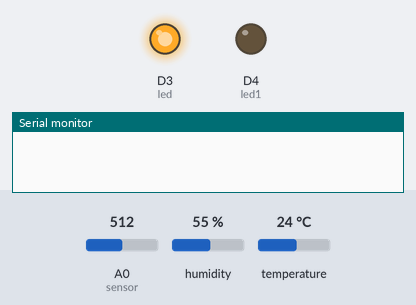
Recording of a sketch running on a simulated ESP8266 (NodeMCU). On the bench: output pins drawn as LEDs (lit = HIGH), the last lines printed to the serial monitor. Inputs (shaded band) come from the test bench; at power-on: A0 (sensor) = 512, humidity 55 %, temperature 24 °C. WiFi joins after 1.5 s; servers stay silent unless stated.

Above: at 0.1 s.
At 1.1 s:
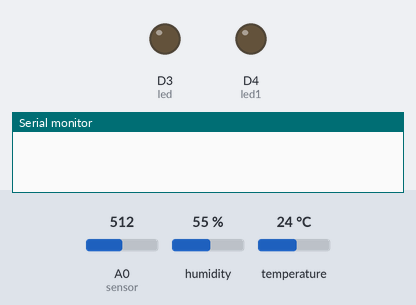
At 7.1 s:
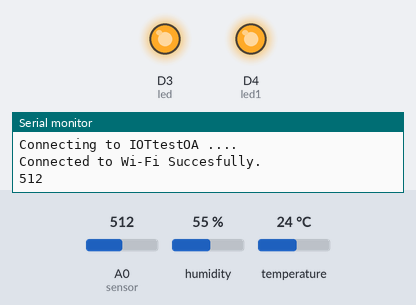
Timing chart, 0 to 8.6 s (numbered marks = the images above):
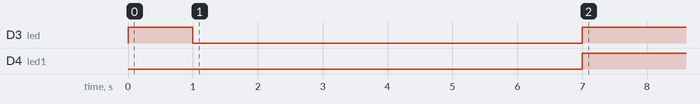

Measured:
- by itself, D3 (led): LOW → HIGH at 0.00 s, → LOW 1.0 s later, → HIGH 6.0 s later
- by itself, D4 (led1): LOW → HIGH at 7.0 s

The sketch:

Prototype_kode_v3.ino
```cpp
#include "ThingSpeak.h" // her inkluderes det libary som der får Thingspeak til at read og write fra Cloud
#include <ESP8266WiFi.h> // her inkluderes det libary som der får WiFi til at fungere på NodeMcu
#include <DHT.h>;

//WI-FI settings
const char ssid[] = "IOTtestOA"; //WI-Fi navn
const char pass[] = "Oliver1234"; //password
WiFiClient client;

//Channel detaljer
unsigned long counterChannelNumber = 1184878;            // Channel ID
const char * myCounterReadAPIKey = "AKG0Y9LIPL4PQZLU"; // Read API Key
const char * myWriteAPIKey = "DUTTUWHN1R5B3CGN";    // Write API Key
const int fieldNumberOne = 1;  // Det field som vi læser fra i Thingspeak
const int fieldNumberTwo = 1;


//Konstanter
#define DHTPIN D2    // what pin we're connected to
#define DHTTYPE DHT22   // DHT 22  (AM2302)
DHT dht(DHTPIN, DHTTYPE); //// Initialize DHT sensor

//Variabler
int chk;
float hum;  //Gemmer fugtighedssensoren værdi
float temp; //Gemmer temperatur værdi

int led = D3 ; //diode variabel
int led1 = D4;


void setup() {

  // put your setup code here, to run once:
  dht.begin(); //starter dht sensor
  Serial.begin(115200);
  WiFi.mode(WIFI_STA); //her startes WiFi Mode for NodeMcu
  ThingSpeak.begin(client); //Thingspeak libary starter WiFi client

  pinMode(led, OUTPUT); // erklære LED som output
  pinMode(led1, OUTPUT);


}

void loop() {
  // put your main code here, to run repeatedly:

  //Tilslutter til WiFi ved brug af tidligere defineret variabler SSID og pass
  if (WiFi.status() != WL_CONNECTED)
  {

    digitalWrite(led, HIGH);
    delay(1000);
    digitalWrite(led, LOW);
    delay(1000);
    Serial.print("Connecting to ");
    Serial.print(ssid);
    Serial.println(" ....");
    while (WiFi.status() != WL_CONNECTED) //en while løkke der forsøger at tislutte wifi så længe den ikke er tilsluttet
    {
      WiFi.begin(ssid, pass);
      delay(5000);
    }
    Serial.println("Connected to Wi-Fi Succesfully.");
    digitalWrite(led, HIGH); // tænder LED, hvis den er tilsluttet
    digitalWrite(led1, HIGH);

  }


  int sensor = analogRead(A0); // variabl der gemmer vandsensensors værdi fra den analog pin
  Serial.println(sensor);   //skriver værdien i serial monitor

  delay(200);
  //Gemmer værdier fugtighed og temperaruyr i i de to variabler hum og temp
  hum = dht.readHumidity();
  temp = dht.readTemperature();
  //Print begge værdier i serial monitor
  Serial.print("Humidity: ");
  Serial.print(hum);
  Serial.print(" %, Temp: ");
  Serial.print(temp);
  Serial.println(" Celsius");
  delay(100); //Delay 2 sec.

  if (analogRead(A0) >= 250 ) { /* if statement - der sørger for a der bliver uploadet til thingspeak hvis grænseværiden er lig med eller overstiger 250.
  hvis den overstiger er det lig med vand  */
    ThingSpeak.setField(fieldNumberOne, analogRead(A0)); // her skrives sensor værdi til thingspeaks field 1
    ThingSpeak.writeFields(counterChannelNumber, myWriteAPIKey); // her uploades der til thingspeak
    delay(20000); // delay for ikke at spamme bruger

  }

  if (dht.readHumidity() >= 80) { //  if statement - der sørger for a der bliver uploadet til thingspeak hvis grænseværiden er lig med eller overstiger 80
    ThingSpeak.setField(2, dht.readHumidity()); //her skrives sensor værdi til thingspeaks field 2 med luftfugtigheden
    ThingSpeak.writeFields(counterChannelNumber, myWriteAPIKey); // her uploades der til thingspeak

  }
}
```
